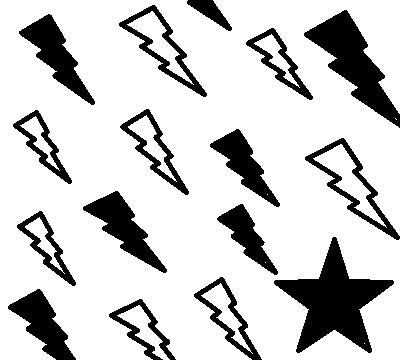
#> input picture szyfr_blokowy/plain.bmp, 400 x 360 px
$ python block.py
#> lines starting #> are read from the running program, lines starting #| are printed output that depends on the picture; after the words box and inside, x2 and y2 are one past the last pixel; in counts of white or black regions, pixels touching at a corner belong together
# Autor: Joanna Kamińska

from PIL import Image
import hashlib # md5 only

def md5_block(block):
    block_bytes = bytes(block)
    h = hashlib.md5(block_bytes).digest()
    extended = (h * 4)
    return list(extended)

img = Image.open("plain.bmp").convert("L")
#> img: PIL image 400x360 L; 79.9% white; 16 black regions, largest, box (x1, y1, x2, y2) and area: (274, 237, 394, 353) 5418, (304, 10, 400, 128) 3913, (83, 191, 167, 273) 2272
pixels = img.load()
block_size = 8
width, height = img.size
#> width = 400; height = 360
blocks_per_row = width // 8
#> blocks_per_row = 50
blocks = []

for y in range(0, height, block_size):
    for x in range(0, width, block_size):
        block = []
        for j in range(block_size):
            for i in range(block_size):
                if x+i < width and y+j < height:
                    block.append(pixels[x+i, y+j])
        blocks.append(block)
#> after the loop, blocks = 2250 items

output_img = Image.new("L", (width, height))
#> output_img: PIL image 400x360 L; every value is 0
output_pixels = output_img.load()

cipher_blocks = []
for block in blocks:
    cipher_block = [0 if v < 128 else 255 for v in md5_block(block)]
    cipher_blocks.append(cipher_block)
#> after the loop, cipher_blocks = 2250 items

for l in range(len(cipher_blocks)):
    block_x = (l % blocks_per_row) * 8
    block_y = (l // blocks_per_row) * 8
    index = 0
    for j in range(8):
        for i in range(8):
            if block_x + i < width and block_y + j < height:
                output_pixels[block_x + i, block_y + j] = cipher_blocks[l][index]
                index += 1
#> this loop made 2250 passes
#> (block_x, block_y) on passes 1 to 3: (0, 0), (8, 0), (16, 0)

output_img.save("ecb_crypto.bmp")
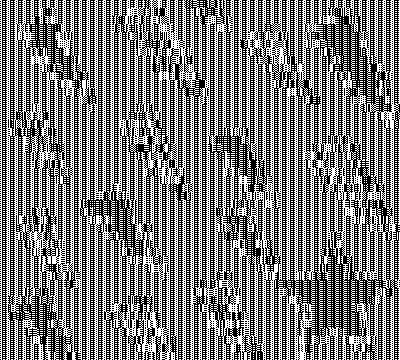
#> saved as ecb_crypto.bmp: PIL image 400x360 L; 48.5% white in thin lines or dots

output_img = Image.new("L", (width, height))
output_pixels = output_img.load()

IV = [i * 3 % 256 for i in range(64)]
cbc_cipher_blocks = []
prev = IV[:]

for block in blocks:
    xored = [(block[i] ^ prev[i]) for i in range(64)]
    cipher_block = md5_block(xored)
    cipher_block = [0 if v < 128 else 255 for v in cipher_block]
    cbc_cipher_blocks.append(cipher_block)
    prev = cipher_block[:]
#> after the loop, cbc_cipher_blocks = 2250 items
for l in range(len(cbc_cipher_blocks)):
    block_x = (l % blocks_per_row) * 8
    block_y = (l // blocks_per_row) * 8
    index = 0
    for j in range(8):
        for i in range(8):
            if block_x + i < width and block_y + j < height:
                output_pixels[block_x + i, block_y + j] = cbc_cipher_blocks[l][index]
                index += 1
output_img.save("cbc_crypto.bmp")
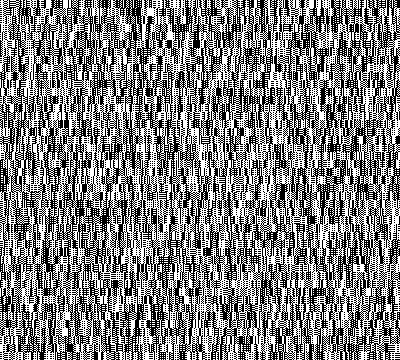
#> saved as cbc_crypto.bmp: PIL image 400x360 L; 49.9% white in thin lines or dots
